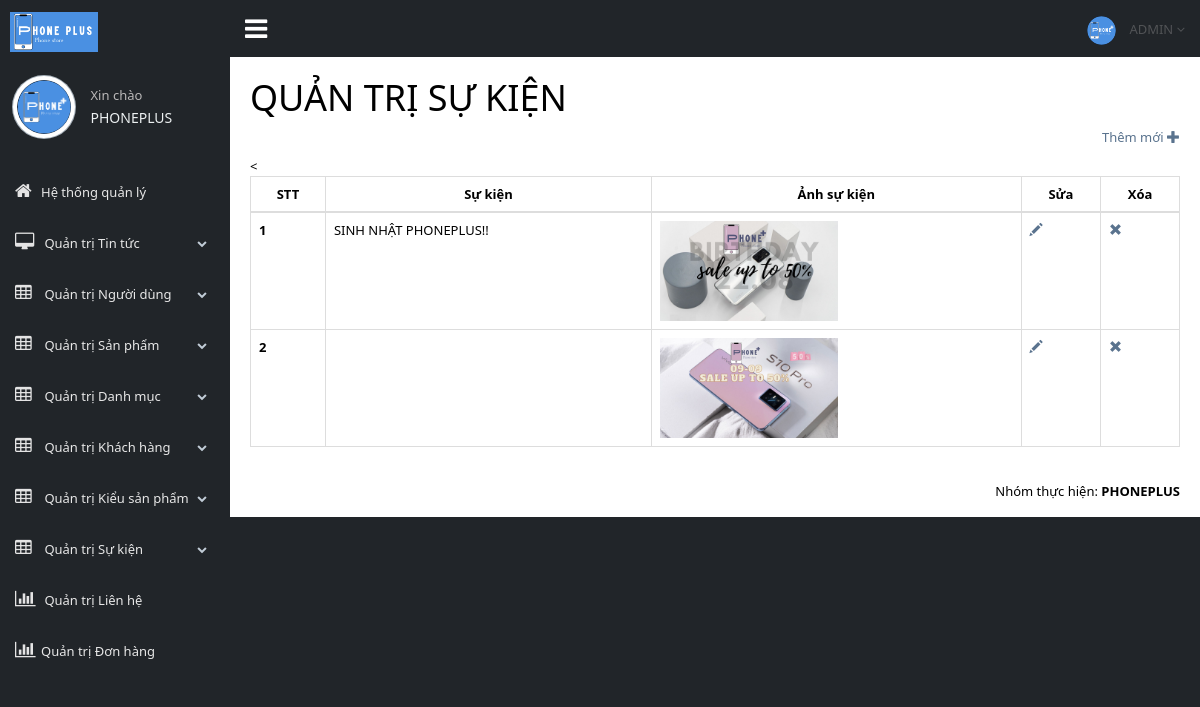
Page /admin/su-kien-list.php (signed in) on the committed database.
### tables this page shows
CREATE TABLE `tbl_su_kien` (
  `su_kien_id` int(11) NOT NULL,
  `tieu_de` varchar(500) DEFAULT NULL,
  `anh` varchar(1000) DEFAULT NULL
);

### admin/su-kien-list.php (the view, shortened to what this page needs)
<!DOCTYPE html>
<html lang="en">
<head>
  <link href="../vendors/bootstrap/dist/css/bootstrap.min.css" rel="stylesheet">
  <link href="../vendors/font-awesome/css/font-awesome.min.css" rel="stylesheet">
  <link href="../vendors/nprogress/nprogress.css" rel="stylesheet">
  <link href="../vendors/iCheck/skins/flat/green.css" rel="stylesheet">
  <link href="../vendors/bootstrap-progressbar/css/bootstrap-progressbar-3.3.4.min.css" rel="stylesheet">
  <link href="../vendors/jqvmap/dist/jqvmap.min.css" rel="stylesheet" />
  <link href="../vendors/bootstrap-daterangepicker/daterangepicker.css" rel="stylesheet">
  <link href="../build/css/custom.min.css" rel="stylesheet">
</head>
<body class="nav-md" style="background-color:#212529;">
  <div class="container body">
    <div class="main_container">
      <div class="col-md-3 left_col">
        <div class="left_col scroll-view">
          <?php include("top.php"); ?>
          <div class="right_col" role="main">
            <div class="row">
              <div class="col-md-12 col-sm-12 col-xs-12">
                <h1>QUẢN TRỊ SỰ KIỆN</h1>
                <p style="text-align: right;"><a href="su-kien-them-moi.php">Thêm mới <span
                      class="glyphicon glyphicon-plus" aria-hidden="true"></span></a></p>
                <table class="table table-bordered">
                  <thead>
                    <tr>
                      < <th style="text-align: center;">STT</th>
                        <th style="text-align: center;">Sự kiện</th>
                        <th style="text-align: center;">Ảnh sự kiện</th>
                        <th style="text-align: center;">Sửa</th>
                        <th style="text-align: center;">Xóa</th>
                    </tr>
                  </thead>
                  <tbody>
                    <?php
                    include("../commo/connect.php");
                    $sql = "
                        SELECT *
                        FROM tbl_su_kien
                        ORDER BY su_kien_id DESC";
                    $dulieu = mysqli_query($ketnoi, $sql);
                    $i = 0;
                    while ($row = mysqli_fetch_array($dulieu)) {
                      $i++;
                      ; ?>
                      <tr>
                        <th scope="row">
                          <?php echo $i; ?>
                        </th>
                        <td>
                          <?php echo $row["tieu_de"]; ?>
                        </td>
                        <td><img style="height: 100px; width: auto;"
                            src="<?php echo str_replace("admin/", "", $row['anh']); ?>" </td>
                        <td><a href="su-kien-sua.php?id=<?php echo $row['su_kien_id']; ?>"><span
                              class="glyphicon glyphicon-pencil" aria-hidden="true"></span></a></td>
                        <td><a href="su-kien-xoa.php?id=<?php echo $row['su_kien_id']; ?>"><span
                              class="glyphicon glyphicon-remove" aria-hidden="true"></span></a></td>
                      </tr>
                      <?php
                    }
                    ; ?>
                  </tbody>
                </table>
              </div>
            </div>
          </div>
        </div>
        <?php include("bottom.php"); ?>
      </div>
</body>
</html>

### rows in the picture
tbl_su_kien: tieu_de "SINH NHẬT PHONEPLUS!!", anh (picture)
tbl_su_kien: anh (picture)
